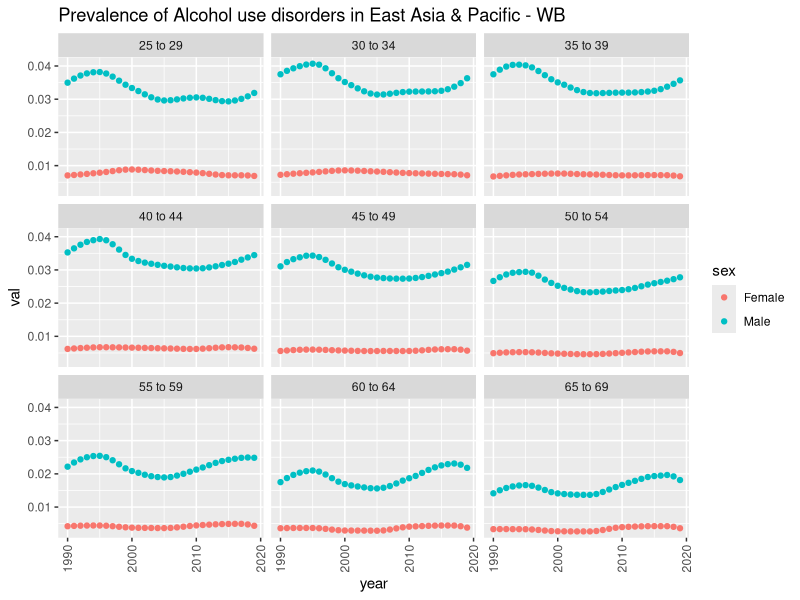
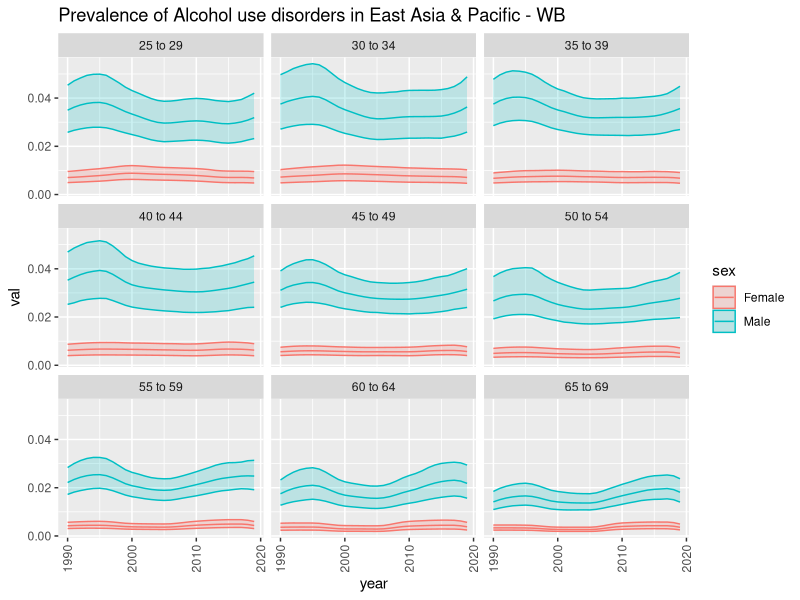
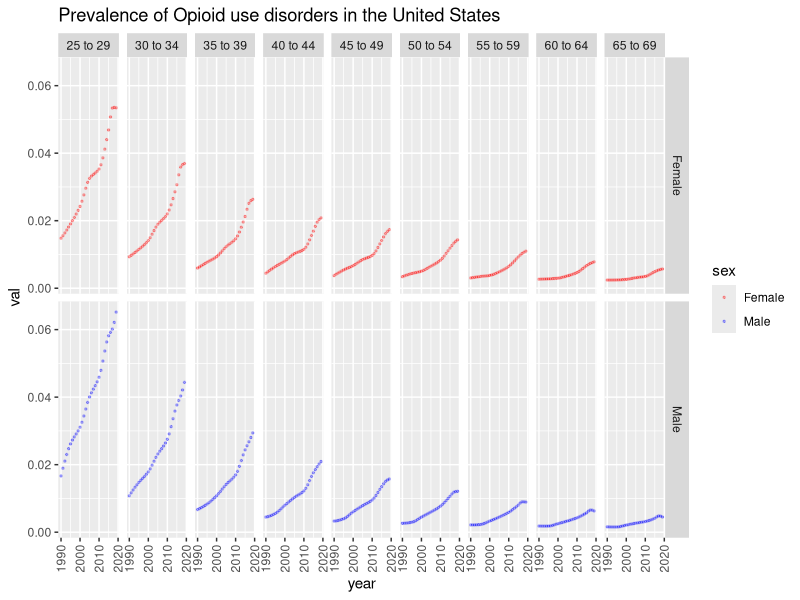
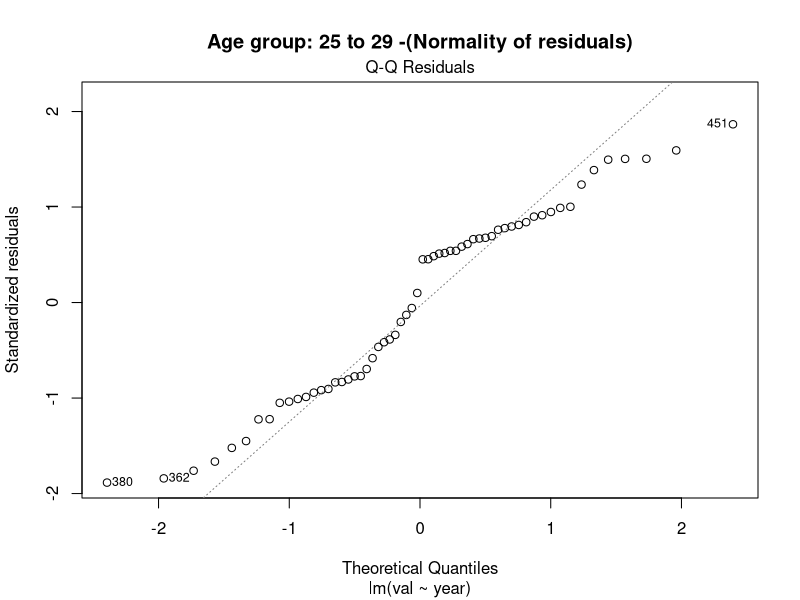
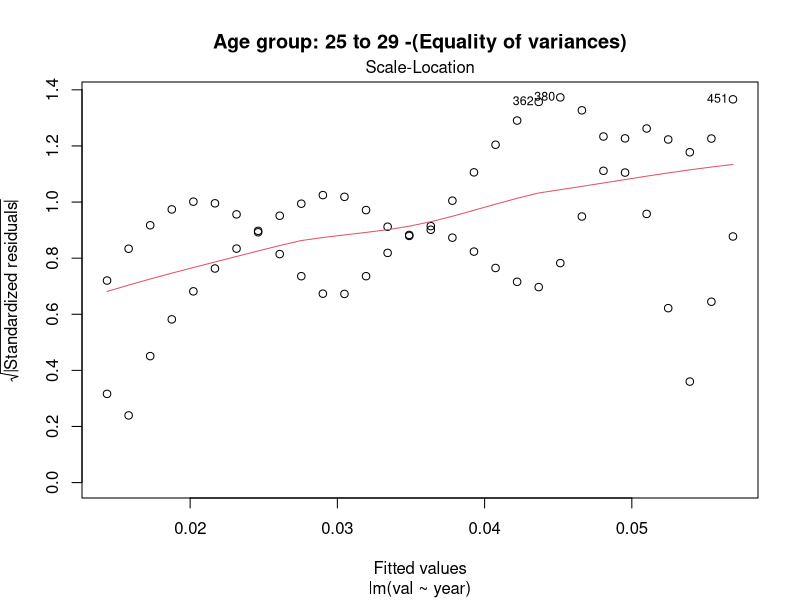
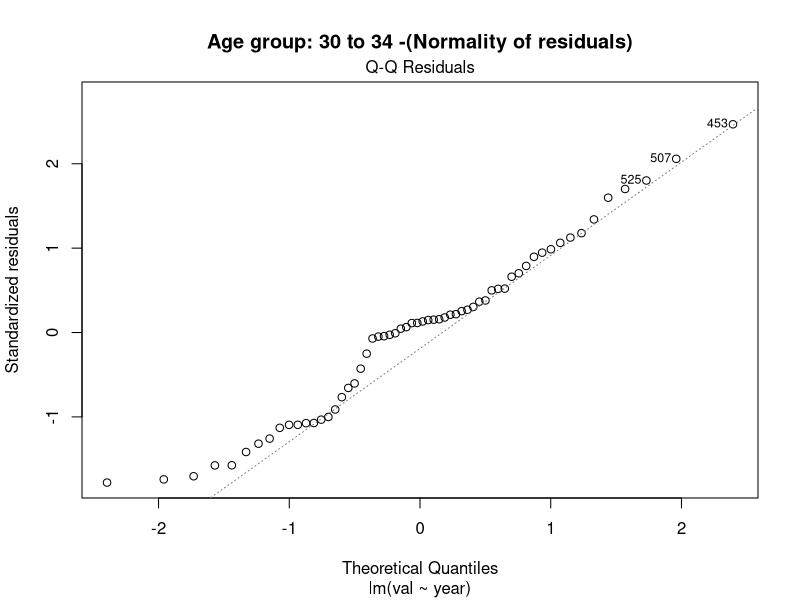
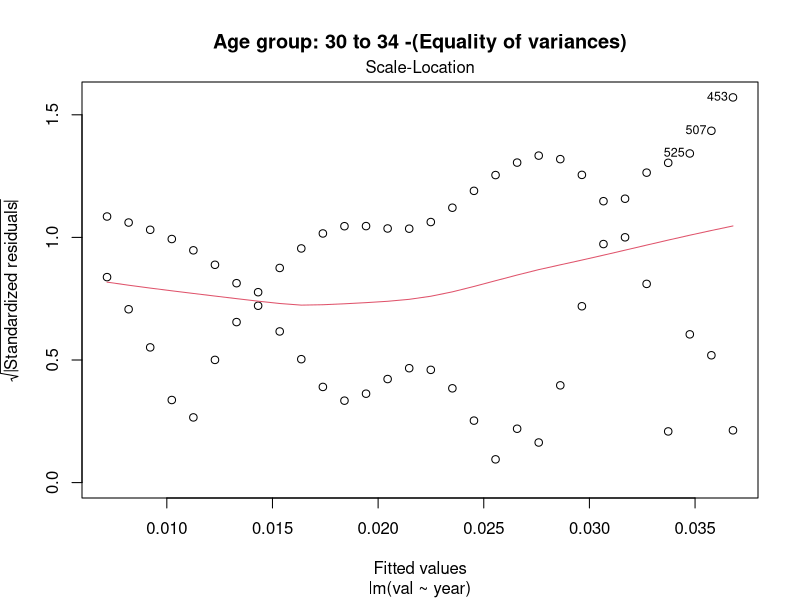
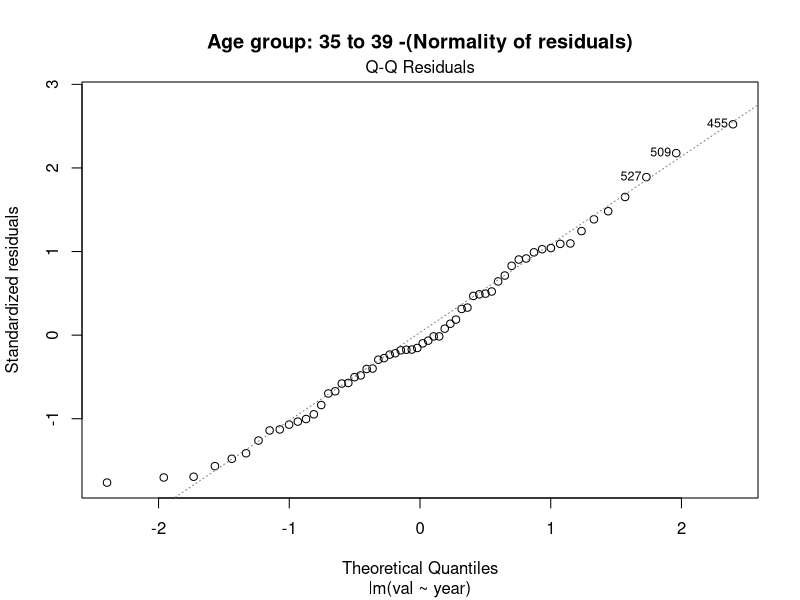

Write the R code that produced these figures, in order.
## ---- chunk 1
knitr::opts_chunk$set(echo = TRUE)
## ---- chunk 2
dt <- read.csv("substance_use.csv")
library(dplyr)
library(tidyr)
library(ggplot2)
## ---- chunk 3
data1<-filter(dt,sex=="Male"&age=="40 to 44"
              &cause=="Alcohol use disorders"&measure=="Deaths"&year=="2019")
data1[which.max(data1$val), ]$location
## ---- chunk 4
data2<-dt[which(dt$cause=="Alcohol use disorders"&
                  dt$location=="East Asia & Pacific - WB"&dt$measure=="Prevalence"),]
#Plot the changes over the years in different age groups and sex
ggplot(data2,aes(x=year,y=val))+
  geom_point(aes(color=sex))+
  ggtitle("Prevalence of Alcohol use disorders in East Asia & Pacific - WB")+
  theme(axis.text.x = element_text(angle=90, hjust=1, vjust=.5))+facet_wrap(~age)
## ---- chunk 5
ggplot(data2, aes(x = year, color = sex, fill = sex)) +
  geom_ribbon(aes(ymin = lower, ymax = upper), alpha = 0.2) + 
  geom_line(aes(y = val))+
  facet_wrap(~age)+
  ggtitle("Prevalence of Alcohol use disorders in East Asia & Pacific - WB")+
  theme(axis.text.x = element_text(angle=90, hjust=1, vjust=.5))
## ---- chunk 6
opioid<-filter(dt, measure == "Prevalence", location == "North America",
               cause == "Opioid use disorders")
opioid<-opioid[c('sex','age','year','val')]
## ---- chunk 7
ggplot(opioid)+
  geom_point(aes(year,val,color=sex),alpha=0.3,size=0.5)+facet_grid(sex~age)+
  ggtitle("Prevalence of Opioid use disorders in the United States")+
  scale_colour_manual(values=c("red","blue"))+
  theme(axis.text.x = element_text(angle=90, hjust=1, vjust=.5))
## ---- chunk 8
vec<-unique(opioid$age)
for(i in 1:9){
  opioid_tmp<-opioid[which(opioid$age==vec[i]),]
  opioid_l<-lm(val~year,data=opioid_tmp)
  plot(opioid_l,2,main = paste("Age group:",vec[i],"-(Normality of residuals)"))
  plot(opioid_l,3,main = paste("Age group:",vec[i],"-(Equality of variances)"))
}
## ---- chunk 9
ggplot(opioid)+
  geom_point(aes(year,val,color=sex),alpha=0.3,size=0.5)+
  facet_grid(sex~age)+
  stat_smooth(aes(year,val,color="linear regression"),method = lm)+
  scale_size_manual(values=0.1)+
  ggtitle("Prevalence of Opioid use disorders in the United States with linear regression")+
  scale_colour_manual(values=c("red","black","blue"))+
  theme(axis.text.x = element_text(angle=90, hjust=1, vjust=.5))
## ---- chunk 10
vec<-unique(opioid$age)
# Letter "n" at the end indicates that the variable is a list of the elements.
kn<-c() #The slope of the regression line representing the changing rate;
pn<-c() #The p-value from T-statistic to test the significance for the variable; 
#R squared and adjusted R squared representing how well the regression was done; 
Rn<-c(); Radjn<-c() 
fpn<-c() #The p-value from F-statistics to test the significance for the whole equation.
for(i in 1:9){
  opioid_tmp<-opioid[which(opioid$age==vec[i]),]
  opioid_l<-lm(val~year,data=opioid_tmp)
  sy<-summary(opioid_l)
  k<-sy$coefficients[2,1]; p<-sy$coefficients[2,4]
  R<-sy$r.squared; Radj<-sy$adj.r.squared
  fp<-pf(sy$fstatistic[1L], sy$fstatistic[2L], sy$fstatistic[3L], lower.tail = FALSE)
  kn<-c(kn,k); pn<-c(pn,p); Rn<-c(Rn,R)
  Radjn<-c(Radjn,Radj); fpn<-c(fpn,fp)
}
res<-cbind(vec,kn,pn,Rn,Radjn,fpn)
## ---- chunk 11
res<-data.frame(res)
rownames(res)<-c("1":"9")
names(res)<-c("Age","Slope","Pr(slope)","R-squared","Adjusted_R-squared",
              "F-statistic_p_value")
print(res)
## ---- chunk 12
me_agegroup<-res[which.max(res$Slope),]$Age
print(me_agegroup)
## ---- chunk 13
locations<-unique(dt$location)
data_al<-dt[which(dt$cause=="Alcohol use disorders"),]
for(loc in locations){
  sub_data<-data_al[which(data_al$location==loc),]
  p0<-ggplot(data=sub_data,aes(x=year,y=val))+
    geom_point(aes(color=age))+
    facet_grid(sex~measure)+
    ggtitle(loc)
  print(p0)
}
## ---- chunk 14
data_al_d<-dt[which(dt$cause=="Alcohol use disorders",dt$measure=="Deaths"),]
ggplot(data_al_d)+geom_boxplot(aes(location,val,color=location))+
    theme(axis.text.x = element_text(angle=90, hjust=1, vjust=.5))+
    ggtitle("Death rates related to alcohol use \n disorders in different locations")
## ---- chunk 15
no_ECA<-dt[which(dt$location!="Europe & Central Asia - WB"&
                   dt$measure=="Deaths"&dt$cause=="Alcohol use disorders"),]
ECA<-dt[which(dt$location=="Europe & Central Asia - WB"&
                dt$measure=="Deaths"&dt$cause=="Alcohol use disorders"),]
pool<-rbind(ECA,no_ECA)
Med_all<-c()
med<-median(ECA$val)-median(no_ECA$val)
for(i in 1:100000){
  data_temp<-pool
  data_temp$val<-sample(pool$val,nrow(data_temp),replace = FALSE)
  eca<-data_temp[which(data_temp$location=="Europe & Central Asia - WB"),"val"]
  noEca<-data_temp[which(data_temp$location!="Europe & Central Asia - WB"),"val"]
  med_temp<-median(eca)-median(noEca)
  Med_all<-c(Med_all,med_temp)
}
p<-sum(Med_all>med)/100000
print(p)
hist(Med_all,xlim = c(-0.001,0.03))
abline(v=med,col="red")
## ---- chunk 16
shapiro.test(ECA$val)
shapiro.test(no_ECA$val)
## ---- chunk 17
var.test(ECA$val,no_ECA$val)
wilcox.test(ECA$val,no_ECA$val,alternative = "greater",var.equal="F")
